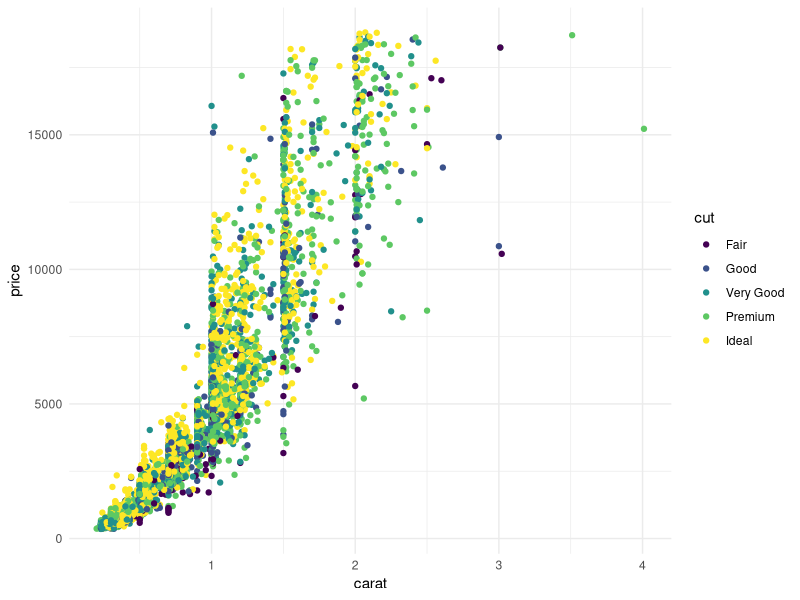
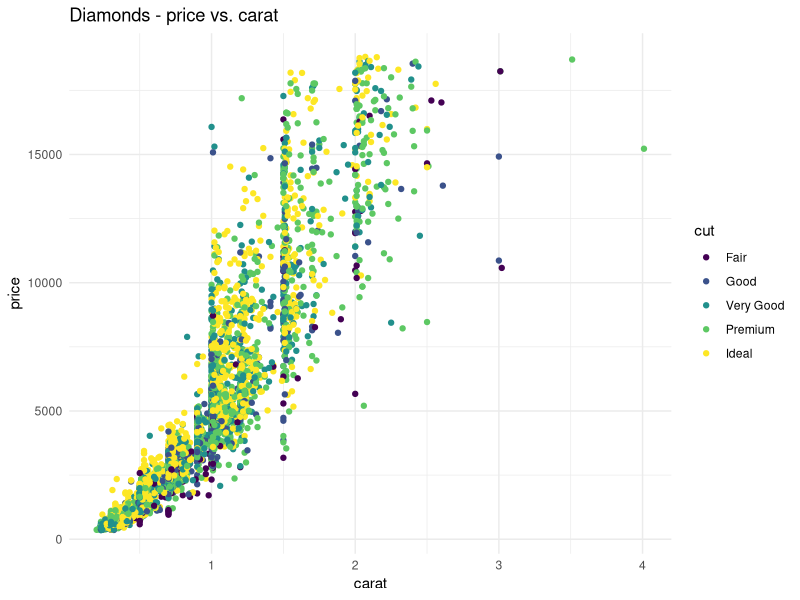
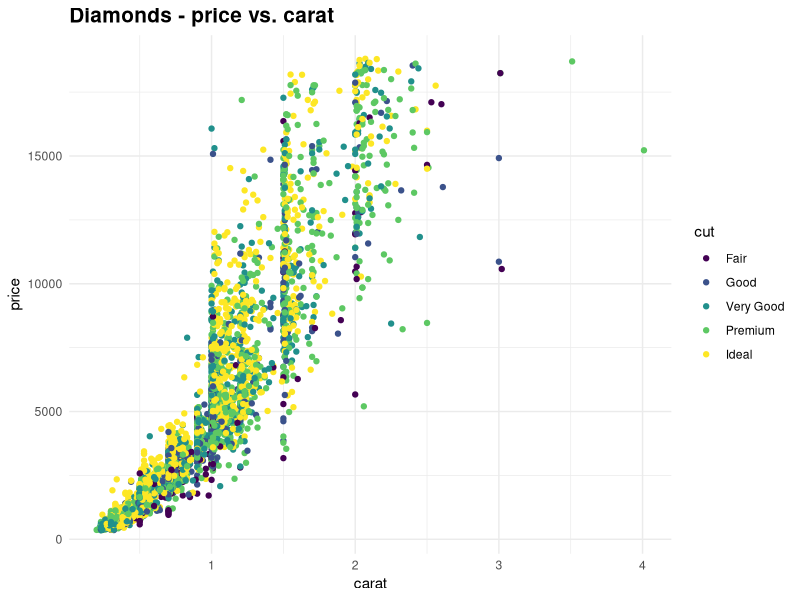
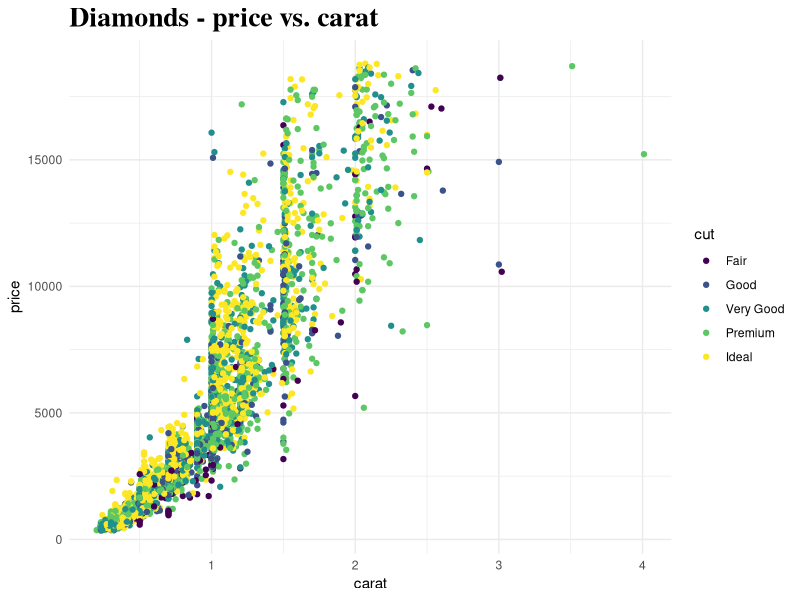
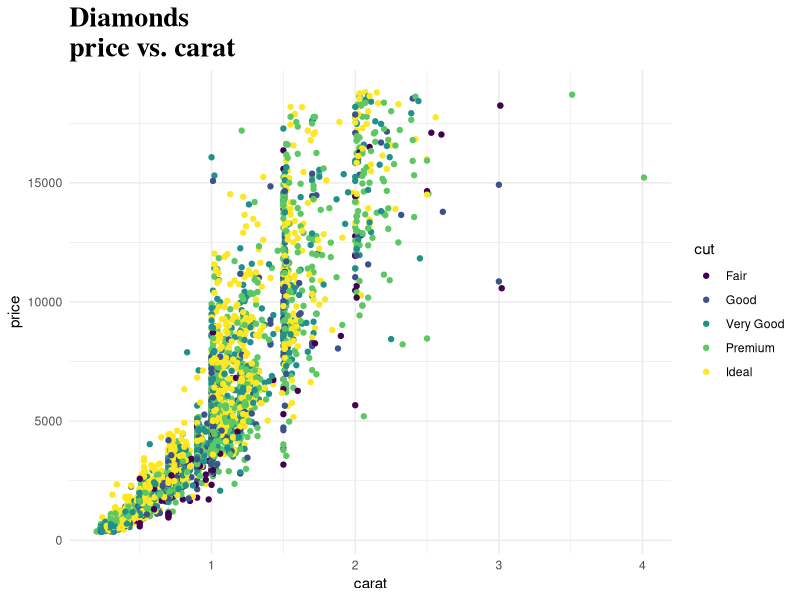
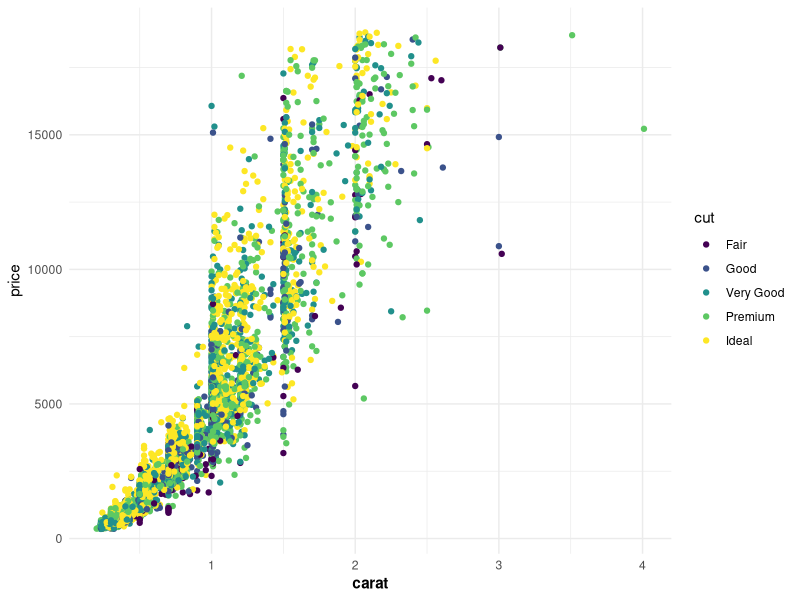
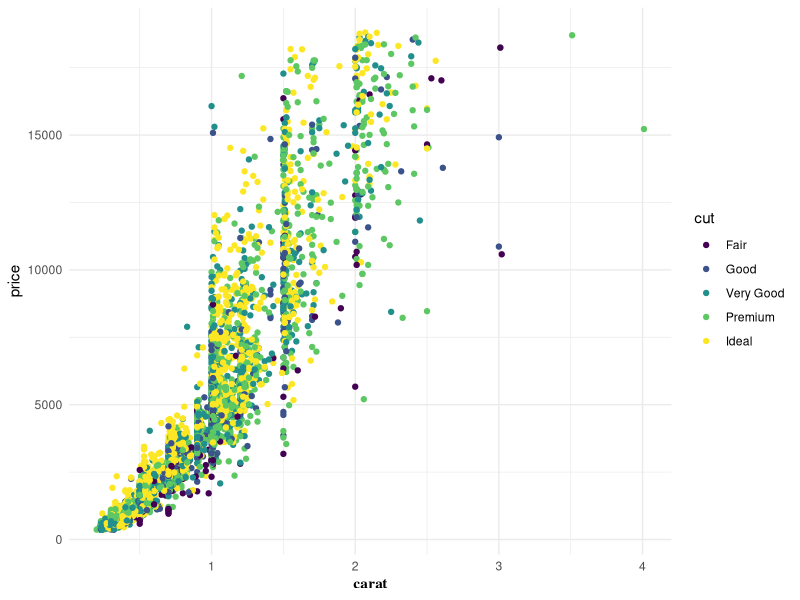
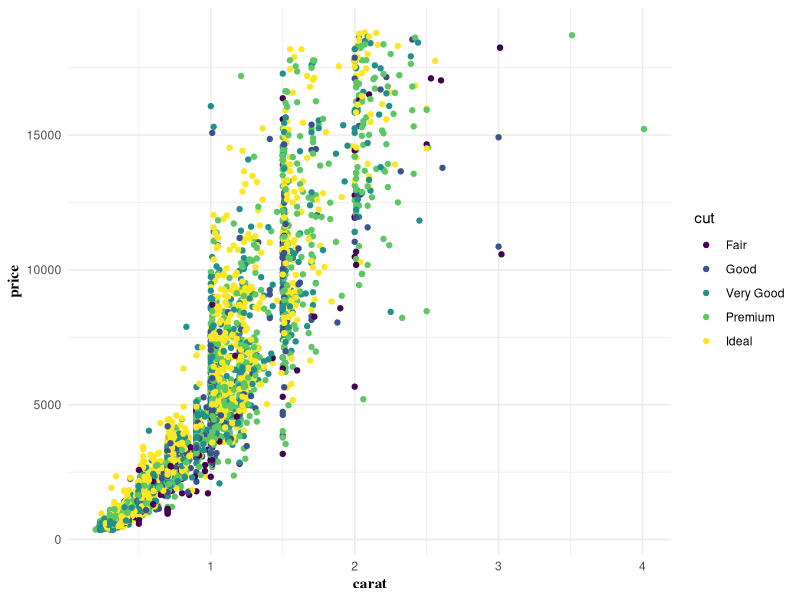

Write the R code that produced these figures, in order.
## ---- chunk 1
knitr::opts_chunk$set(echo = TRUE, warning = F, message = F)
## ---- chunk 2
library(dplyr)
library(ggplot2)
data <- diamonds %>% sample_n(5000)
data %>% summary
## ---- chunk 3
#Tạo theme
theme_set(theme_minimal())

p <- ggplot(data, aes(x=carat, y = price)) +
  geom_point(aes(col=cut))
p

#Bước 2: Tạo thêm "layer" cho phép tùy chỉnh các thành phần trong biểu đồ
#Sử dụng layer "theme" để tùy chỉnh

#Bước 2.1: Tạo biểu đồ có title & subtitle
p1 <- p + 
  labs(title = "Diamonds - price vs. carat")
p1
## ---- chunk 4
p1 + 
  theme(plot.title = element_text(size = 15, face = "bold"))
## ---- chunk 5
#library(extrafont)
p1 + 
  theme(plot.title = element_text(size = 20, 
                                  face = "bold", 
                                  family = "serif"))
## ---- chunk 6
p + 
  ggtitle("Diamonds \nprice vs. carat") + 
  theme(plot.title = element_text(size = 20, 
                                  face = "bold", 
                                  family = "serif"))

## ---- chunk 7
p + 
  theme(axis.title.x = element_text(size = 11, 
                                    face = "bold"))
## ---- chunk 8
p + 
  theme(axis.title.x = element_text(family = "serif", 
                                    face = "bold"))
## ---- chunk 9

p + 
  theme(axis.title = element_text(family = "serif", 
                                      face = "bold"))
## ---- chunk 10
p + 
  theme(axis.text.x = element_text(size = 13, face = "italic"))
## ---- chunk 11
p + 
  theme(axis.text.x = element_text(size = 13, angle = 45))
## ---- chunk 12
p + 
  theme(axis.text = element_text(size = 13, angle = 45))
## ---- chunk 13
p + theme(legend.position = "none")
## ---- chunk 14
p + theme(legend.title = element_blank())
## ---- chunk 15
p + 
  theme(legend.title = element_text(size = 14, 
                                    face = "bold", 
                                    color = "red"))
## ---- chunk 16
p + scale_colour_discrete(name = "Type of diamonds")
## ---- chunk 17
p + 
  theme(legend.text = element_text(size =12, 
                                   face = "bold", 
                                   family = "serif"))
## ---- chunk 18
p + 
  scale_color_manual(values = c("darkred", "darkblue", "violet", "darkgreen", "orange"))
## ---- chunk 19
#Sử dụng Brewer
p + 
  scale_colour_brewer(palette = "Set1")

#Sử dụng bảng màu của Tableau
library(ggthemes)
p + 
  scale_colour_tableau() + 
  theme_tufte()
## ---- chunk 20
# Tạo biểu đồ gốc
p <- ggplot(data, aes(x = carat, y = price)) +
  geom_point(aes(col=price))
p
## ---- chunk 21
p + scale_color_gradient(low = "darkblue", high = "darkred")
## ---- chunk 22
p + scale_color_gradient2(midpoint = mean(data$price), 
                          low = "blue4", 
                          mid = "white", 
                          high = "red4")
